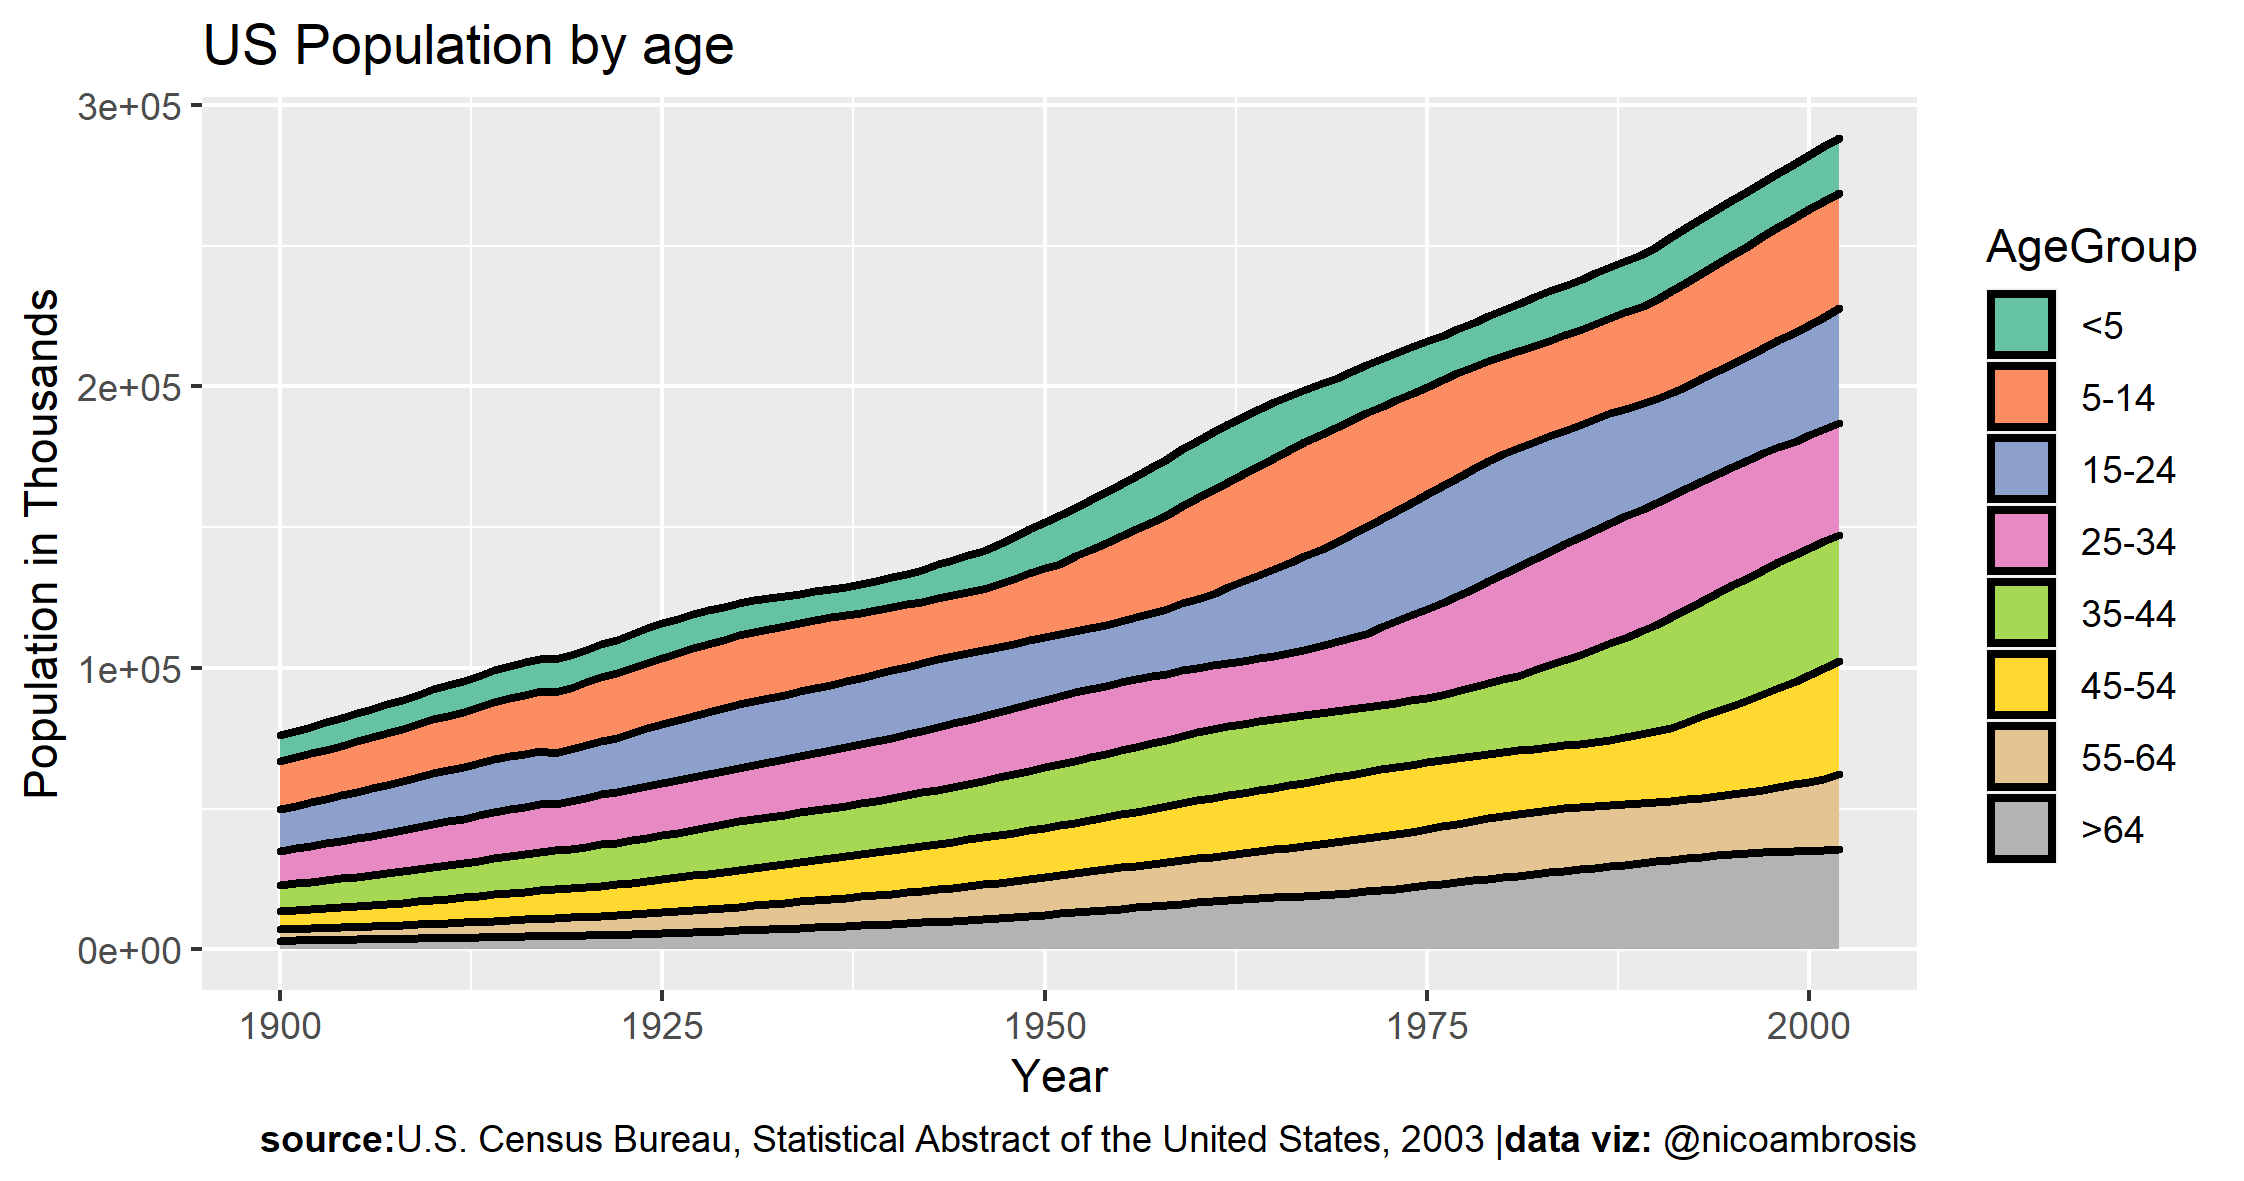

Recreate this plot in R.
# use geom_area to make staked a stacked area graph

library(gcookbook)

# version 1
ggplot(data = uspopage) +
  aes(x = Year, y = Thousands, fill = AgeGroup) +
  geom_area() +
  labs(title = "US Population by age",
       x = "Year",
       y = "Population in Thousands")

# version 2
ggplot(data = uspopage) +
  aes(x = Year, y = Thousands, fill = AgeGroup) +
  geom_area(colour = 'black',
            size = 0.2,
            alpha = 0.7) +
  scale_fill_brewer(palette = 'Blues') +
  labs(title = "US Population by age",
       x = "Year",
       y = "Population in Thousands")


# version 3
ggplot(data = uspopage) +
  aes(x = Year, y = Thousands, fill = AgeGroup) +
  geom_area(colour = 'black',
            size = 0.75,
            alpha = 0.7) +
  labs(title = "US Population by age",
       x = "Year",
       y = "Population in Thousands")

# version 4


ggplot(data = uspopage) +
  aes(x = Year, y = Thousands, fill = AgeGroup) +
  geom_area(colour = 'black',
            size = 0.95) +
  scale_fill_brewer(palette = "Set2") +
  labs(title = "US Population by age",
       x = "Year",
       y = "Population in Thousands",
       caption = '**source:**U.S. Census Bureau, Statistical Abstract of the United States, 2003 | **data viz:** @nicoambrosis') +
  theme(plot.caption = ggtext::element_markdown())

ggsave("Making a stacked area graph.png", dpi = 300, width = 19, height = 10, units = "cm")
